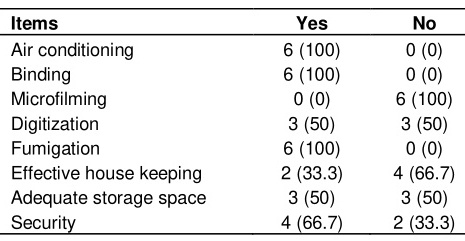
#> input picture test.jpg, 465 x 241 px
$ python -i image_utils.py   (imports and definitions only)   (older library calls are emulated)
#> lines starting #> are read from the running program, lines starting #| are printed output that depends on the picture
#> further down, picture is the input picture: shape (241, 465, 3); min 0, max 255, mean 233
# -*- coding: utf-8 -*-
"""
##图像相关函数
@author: chineseocr
"""
import six
import base64
import numpy as np
import cv2
from PIL import Image
from io import BytesIO


# [94 lines left out: functions rotate_page, base64_to_PIL, PIL_to_base64, solve, xy_rotate_box, not called in this run]


from numpy import cos, sin


# [112 lines left out: functions rotate, resize_box, resize_im, get_rorate, letterbox_image, box_rotate and 1 more, not called in this run]


from scipy.ndimage import filters, interpolation
from numpy import amin, amax


# [220 lines left out: functions estimate_skew_angle, sort_box, get_boxes, union_rbox, adjust_box_to_origin, not called in this run]

def img_process(image):
    B_channel,G_channel,R_channel=cv2.split(image)
    RedThresh =cv2.adaptiveThreshold(R_channel, 255, cv2.ADAPTIVE_THRESH_MEAN_C,cv2.THRESH_BINARY, 75, 45)
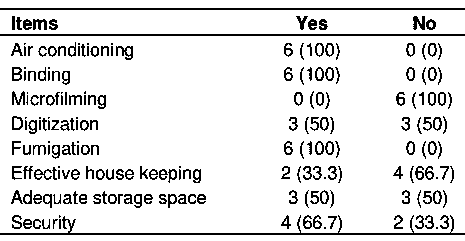
#> RedThresh: shape (241, 465); 89.2% white; black in thin lines or dots
    RedThresh = cv2.blur(RedThresh, (3, 3))
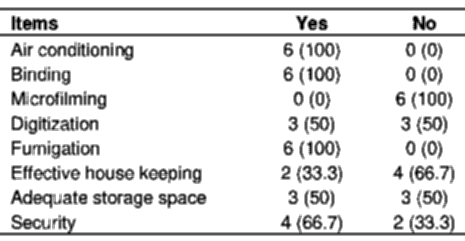
#> RedThresh: shape (241, 465); min 0, max 255, mean 227.4
    return RedThresh

>>> import cv2
>>> picture = cv2.imread('../test.jpg')
>>> result = img_process(picture)
